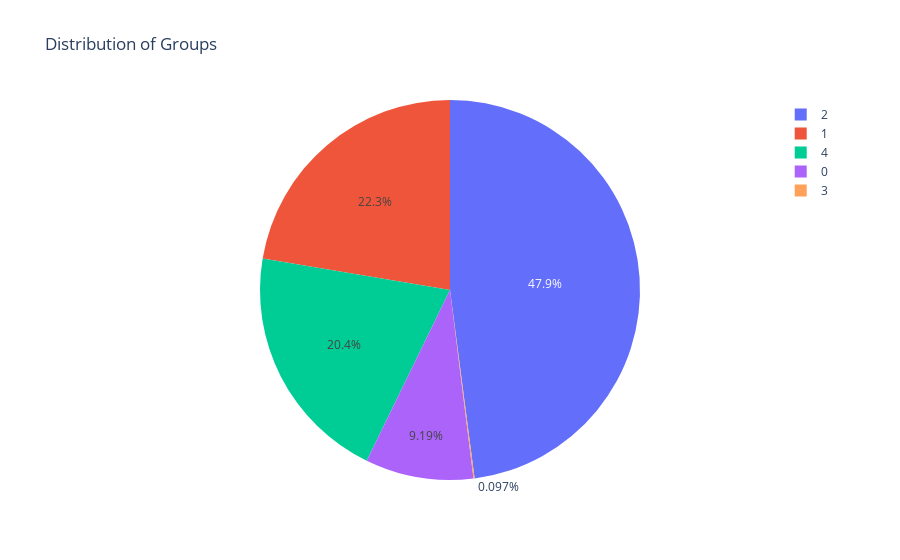

The code cell stored with this chart in its notebook:
### Markdown cell above
### Count of user groups

### Code cell
fig = px.pie(final_df.groupby('group').count().reset_index(), names='group', values='profile', title='Distribution of Groups')
fig.show()

### Figure 1 — Plotly figure (JSON) as saved in the notebook; plotly's stock layout.template omitted (floating-point values rounded to 4 significant figures)
{"data": [{"domain": {"x": [0, 1], "y": [0, 1]}, "hovertemplate": "group=%{label}<br>profile=%{value}<extra></extra>", "labels": [0, 1, 2, 3, 4], "legendgroup": "", "name": "", "showlegend": true, "type": "pie", "values": [3410, 8289, 17784, 36, 7584]}], "layout": {"legend": {"tracegroupgap": 0}, "title": {"text": "Distribution of Groups"}}}
